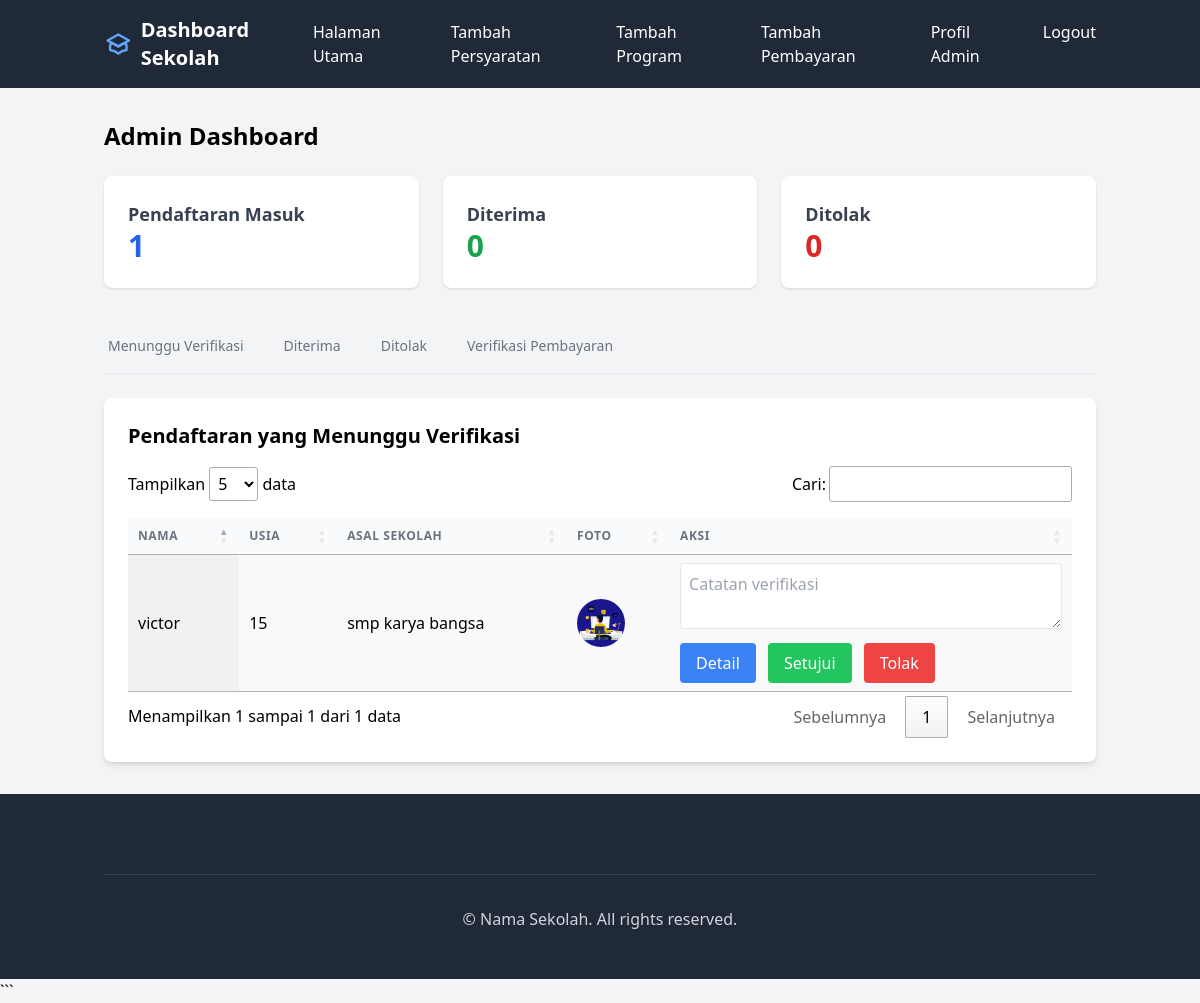
Before: /admin/admin/dashboard (signed in) with the older database file.
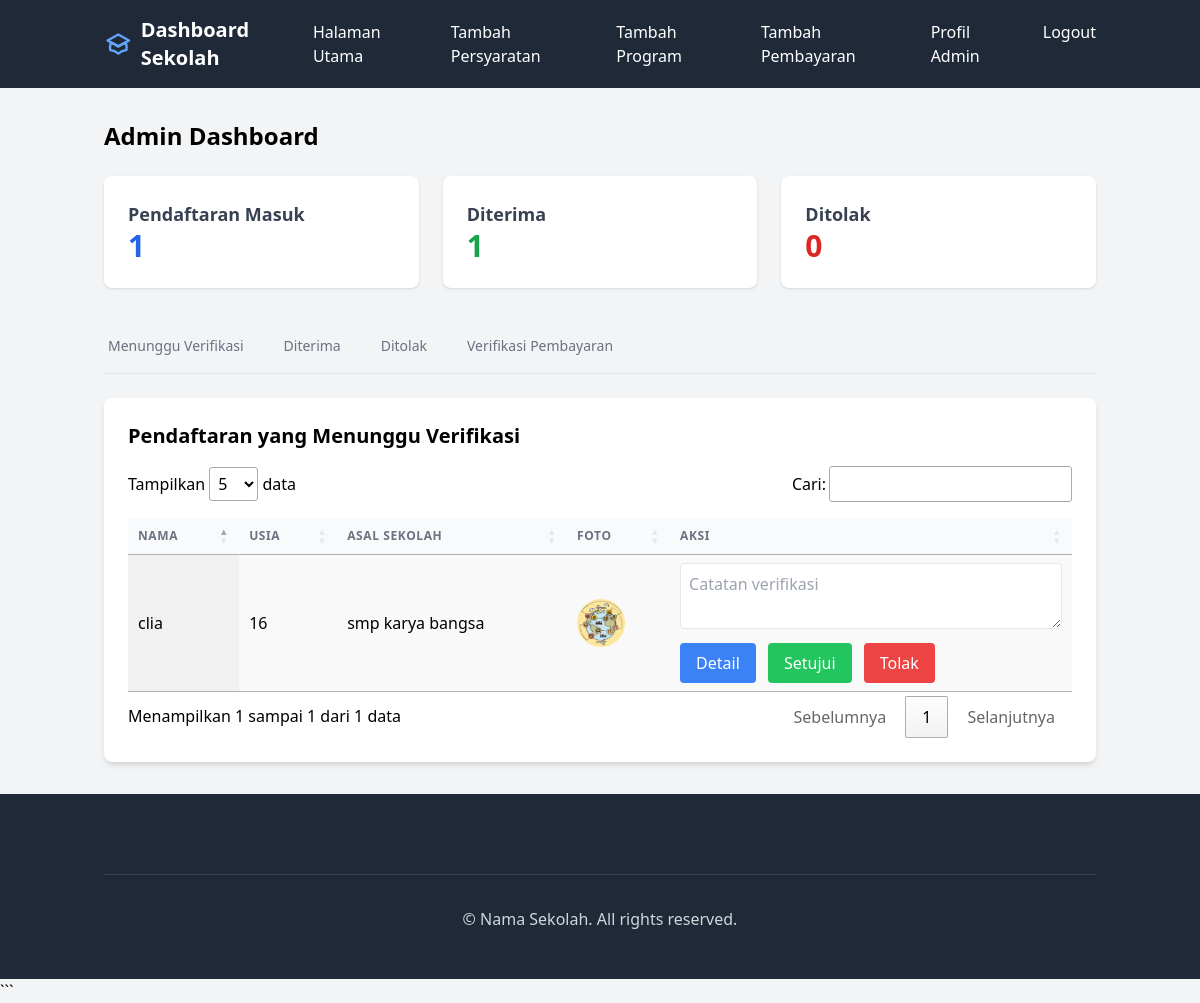
After: the same page with the newer database file.
### app/models.py (models this page shows, shortened)
class Form(db.Model):
    id = db.Column(db.Integer, primary_key=True)
    user_id = db.Column(db.Integer, db.ForeignKey('user.id'), nullable=False)
    student_name = db.Column(db.String(100), nullable=False)
    student_age = db.Column(db.Integer, nullable=False)
    student_email = db.Column(db.String(120), nullable=False)
    school_name = db.Column(db.String(100), nullable=False)
    image_path = db.Column(db.String(255), nullable=False)
    document_path = db.Column(db.String(255), nullable=False)
    status = db.Column(db.String(20), nullable=False, default='pending')
    verified_by = db.Column(db.Integer, db.ForeignKey('user.id'), nullable=True)
    verification_date = db.Column(db.DateTime, nullable=True)
    verification_note = db.Column(db.Text, nullable=True)
    is_verified = db.Column(db.Boolean, default=False)
    timestamp = db.Column(db.DateTime, default=datetime.utcnow)
    payment_status = db.Column(db.String(20), default='pending', nullable=False)
    payment_proof = db.Column(db.String(255), nullable=True)
    payment_uploaded_at = db.Column(db.DateTime, default=datetime.utcnow)
    payment_verified_at = db.Column(db.DateTime, nullable=True)
    payment_verified_by = db.Column(db.Integer, db.ForeignKey('user.id'), nullable=True)
    payment_note = db.Column(db.Text, nullable=True)
    payment_verifier = db.relationship('User',
        foreign_keys=[payment_verified_by],
        backref='verified_payments'
    )

### app/routes/admin.py (the view)
@admin_bp.route('admin/dashboard')
@login_required
@admin_required
def dashboard():
    pending_forms = Form.query.filter_by(status='pending').all()
    approved_forms = Form.query.filter_by(status='approved').order_by(Form.verification_date.desc()).all()
    rejected_forms = Form.query.filter_by(status='rejected').order_by(Form.verification_date.desc()).all()
    pending_payments = Form.query.filter_by(payment_status='pending_verification').all()
    verified_payments = Form.query.filter_by(payment_status='verified').all()
    rejected_payments = Form.query.filter_by(payment_status='rejected').all()
    pending_count = len(pending_forms)
    approved_count = len(approved_forms)
    rejected_count = len(rejected_forms)
    return render_template('parts/admindashboard.html',
                         pending_forms=pending_forms,
                         approved_forms=approved_forms,
                         rejected_forms=rejected_forms,
                         pending_payments=pending_payments,
                         verified_payments=verified_payments,
                         rejected_payments=rejected_payments,
                         pending_count=pending_count,
                         approved_count=approved_count,
                         rejected_count=rejected_count)

### app/routes/admin.py (called while the page is built)
def admin_required(f):
    @wraps(f)
    def decorated_function(*args, **kwargs):
        if not current_user.is_authenticated or current_user.role != UserRole.ADMIN.value:
            flash('Anda tidak memiliki akses ke halaman ini.', 'error')
            return redirect(url_for('index_bp.index'))
        return f(*args, **kwargs)
    return decorated_function

### app/templates/parts/admindashboard.html (shortened to what this page needs)
{% extends "adminbase.html" %}
{% block content %}
<div class="container mx-auto px-4 py-8">
    <h1 class="text-2xl font-bold mb-6">Admin Dashboard</h1>
    <div class="grid grid-cols-1 md:grid-cols-3 gap-6 mb-8">
        <div class="bg-white rounded-lg shadow p-6">
            <h3 class="text-lg font-semibold text-gray-700">Pendaftaran Masuk</h3>
            <p class="text-3xl font-bold text-blue-600">{{ pending_count }}</p>
        </div>
        <div class="bg-white rounded-lg shadow p-6">
            <h3 class="text-lg font-semibold text-gray-700">Diterima</h3>
            <p class="text-3xl font-bold text-green-600">{{ approved_count }}</p>
        </div>
        <div class="bg-white rounded-lg shadow p-6">
            <h3 class="text-lg font-semibold text-gray-700">Ditolak</h3>
            <p class="text-3xl font-bold text-red-600">{{ rejected_count }}</p>
        </div>
    </div>
    <div class="mb-6">
        <div class="border-b border-gray-200">
            <nav class="-mb-px flex space-x-8" aria-label="Tabs">
                <button onclick="showTab('pending')"
                        class="tab-button border-b-2 border-transparent px-1 py-4 text-sm font-medium text-gray-500 hover:border-gray-300 hover:text-gray-700">
                    Menunggu Verifikasi
                </button>
                <button onclick="showTab('approved')"
                        class="tab-button border-b-2 border-transparent px-1 py-4 text-sm font-medium text-gray-500 hover:border-gray-300 hover:text-gray-700">
                    Diterima
                </button>
                <button onclick="showTab('rejected')"
                        class="tab-button border-b-2 border-transparent px-1 py-4 text-sm font-medium text-gray-500 hover:border-gray-300 hover:text-gray-700">
                    Ditolak
                </button>
                <button onclick="showTab('payment')"
                        class="tab-button border-b-2 border-transparent px-1 py-4 text-sm font-medium text-gray-500 hover:border-gray-300 hover:text-gray-700">
                    Verifikasi Pembayaran
                </button>
            </nav>
        </div>
    </div>
    <div id="pending-tab" class="tab-content bg-white shadow-md rounded-lg p-6">
        <h2 class="text-xl font-semibold mb-4">Pendaftaran yang Menunggu Verifikasi</h2>
        {% if pending_forms %}
        <div class="overflow-x-auto">
            <table id="pendingTable" class="min-w-full table-auto display">
                <thead class="bg-gray-50">
                    <tr>
                        <th class="px-6 py-3 text-left text-xs font-medium text-gray-500 uppercase tracking-wider">Nama</th>
                        <th class="px-6 py-3 text-left text-xs font-medium text-gray-500 uppercase tracking-wider">Usia</th>
                        <th class="px-6 py-3 text-left text-xs font-medium text-gray-500 uppercase tracking-wider">Asal Sekolah</th>
                        <th class="px-6 py-3 text-left text-xs font-medium text-gray-500 uppercase tracking-wider">Foto</th>
                        <th class="px-6 py-3 text-left text-xs font-medium text-gray-500 uppercase tracking-wider">Aksi</th>
                    </tr>
                </thead>
                <tbody class="bg-white divide-y divide-gray-200">
                    {% for form in pending_forms %}
                    <tr>
                        <td class="px-6 py-4">{{ form.student_name }}</td>
                        <td class="px-6 py-4">{{ form.student_age }}</td>
                        <td class="px-6 py-4">{{ form.school_name }}</td>
                        <td class="px-6 py-4">
                            <img src="{{ url_for('static', filename='uploads/student_images/' + form.image_path) }}"
                                 alt="Student photo"
                                 class="h-12 w-12 rounded-full object-cover">
                        </td>
                        <td class="px-6 py-4">
                            <form action="{{ url_for('admin_bp.verify_form', form_id=form.id) }}" method="POST" class="space-y-2">
                                <textarea name="note" class="w-full p-2 border rounded" placeholder="Catatan verifikasi"></textarea>
                               <div class="space-x-2">
                                    <a href="{{ url_for('admin_bp.student_detail', form_id=form.id) }}"
                                       class="inline-block bg-blue-500 text-white px-4 py-2 rounded hover:bg-blue-600">
                                        Detail
                                    </a>
                                    <button type="submit" name="action" value="approve"
                                            class="bg-green-500 text-white px-4 py-2 rounded hover:bg-green-600">
                                        Setujui
                                    </button>
                                    <button type="submit" name="action" value="reject"
                                            class="bg-red-500 text-white px-4 py-2 rounded hover:bg-red-600">
                                        Tolak
                                    </button>
                                </div>
                            </form>
                        </td>
                    </tr>
                    {% endfor %}
                </tbody>
            </table>
        </div>
        {% else %}
        <p class="text-gray-500">Tidak ada pendaftaran yang menunggu verifikasi.</p>
        {% endif %}
    </div>
</div>
{% endblock %}

### app/templates/adminbase.html (shortened to what this page needs)
<!DOCTYPE html>
<html lang="en">
<head>
    <script src="https://cdn.tailwindcss.com"></script>
    <link rel="stylesheet" type="text/css" href="https://cdn.datatables.net/1.11.5/css/jquery.dataTables.css">
    <link rel="stylesheet" type="text/css" href="https://cdn.datatables.net/responsive/2.2.9/css/responsive.dataTables.min.css">
</head>
<body class="bg-gray-100">
    <nav class="bg-gray-800 text-white">
        <div class="container mx-auto px-4">
            <div class="flex justify-between items-center py-4">
                <div class="flex items-center space-x-2">
                    <a class="text-xl font-bold">Dashboard Sekolah</a>
                </div>
                <div class="hidden md:flex space-x-8">
                    <a href="{{ url_for('index_bp.index') }}" class="hover:text-blue-400 transition-colors">Halaman Utama</a>
                    <a href="#" class="hover:text-blue-400 transition-colors"> Tambah Persyaratan</a>
                    <a href="#" class="hover:text-blue-400 transition-colors"> Tambah Program</a>
                    <a href="#" class="hover:text-blue-400 transition-colors">Tambah Pembayaran</a>
                    {% if current_user.is_authenticated %}
                        <a href="#" class="hover:text-blue-400 transition-colors">Profil Admin</a>
                        <a href="{{ url_for('auth_bp.login') }}" class="hover:text-blue-400 transition-colors">Logout</a>
                    {% else %}
                        <a href="{{ url_for('auth_bp.login') }}" class="hover:text-blue-400 transition-colors">Login</a>
                    {% endif %}
                </div>
            </div>
        </div>
    </nav>
    {% block content %}{% endblock %}
    <footer class="bg-gray-800 text-gray-300">
        <div class="container mx-auto px-4 py-12">
            <div class="border-t border-gray-700 mt-8 pt-8 text-center">
                <p>&copy; Nama Sekolah. All rights reserved.</p>
            </div>
        </div>
    </footer>
</body>
</html>

### app/templates/adminbase.html (style rules this page uses)
table.dataTable thead th { @apply px-6 py-3 text-left text-xs font-medium text-gray-500 uppercase tracking-wider bg-gray-50; }
table.dataTable tbody td { @apply px-6 py-4 whitespace-nowrap; }

Changed rows visible on the page:
no longer on this page (row edited): Form: student_name "victor", student_age "15", school_name "smp karya bangsa", image_path (picture)
added Form: student_name "clia", student_age "16", school_name "smp karya bangsa", image_path (picture)
Other visible differences:
{{ approved_count }}: "0" → "1"
